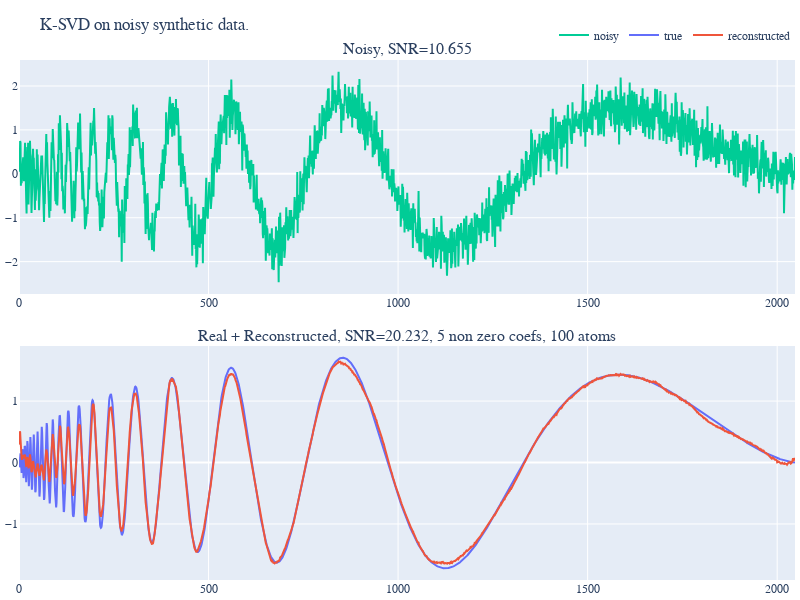

Write notebook code for a chart like this one.
### Code cell
plot_real_noisy_pred(signal, measure, pred, n_coefs=n_coefs, K=K, title="K-SVD on noisy synthetic data.")

### Figure 1 — Plotly figure (JSON) as saved in the notebook; plotly's stock layout.template omitted (floating-point values rounded to 4 significant figures; data arrays with more than 128 entries replaced by an {"elided": "..."} marker saying what was removed)
{"data": [{"line": {"color": "#00CC96"}, "name": "noisy", "type": "scatter", "x": {"elided": "2048 int values"}, "xaxis": "x", "y": {"elided": "2048 float values"}, "yaxis": "y"}, {"line": {"color": "#636EFA"}, "name": "true", "type": "scatter", "x": {"elided": "2048 int values"}, "xaxis": "x2", "y": {"elided": "2048 float values"}, "yaxis": "y2"}, {"line": {"color": "#EF553B"}, "name": "reconstructed", "type": "scatter", "x": {"elided": "2048 int values"}, "xaxis": "x2", "y": {"elided": "2048 float values"}, "yaxis": "y2"}], "layout": {"annotations": [{"font": {"size": 16}, "showarrow": false, "text": "Noisy, SNR=10.655", "x": 0.5, "xanchor": "center", "xref": "paper", "y": 1, "yanchor": "bottom", "yref": "paper"}, {"font": {"size": 16}, "showarrow": false, "text": "Real + Reconstructed, SNR=20.232, 5 non zero coefs, 100 atoms", "x": 0.5, "xanchor": "center", "xref": "paper", "y": 0.45, "yanchor": "bottom", "yref": "paper"}], "font": {"family": "Serif"}, "height": 600, "legend": {"orientation": "h", "x": 1, "xanchor": "right", "y": 1.02, "yanchor": "bottom"}, "margin": {"b": 5, "l": 5, "r": 5, "t": 60}, "showlegend": true, "title": {"text": "K-SVD on noisy synthetic data."}, "width": 800, "xaxis": {"anchor": "y", "autorange": true, "domain": [0, 1], "range": [0, 2047], "type": "linear"}, "xaxis2": {"anchor": "y2", "autorange": true, "domain": [0, 1], "range": [0, 2047], "type": "linear"}, "yaxis": {"anchor": "x", "autorange": true, "domain": [0.55, 1], "range": [-2.737, 2.591], "type": "linear"}, "yaxis2": {"anchor": "x2", "autorange": true, "domain": [0, 0.45], "range": [-1.912, 1.897], "type": "linear"}}}
